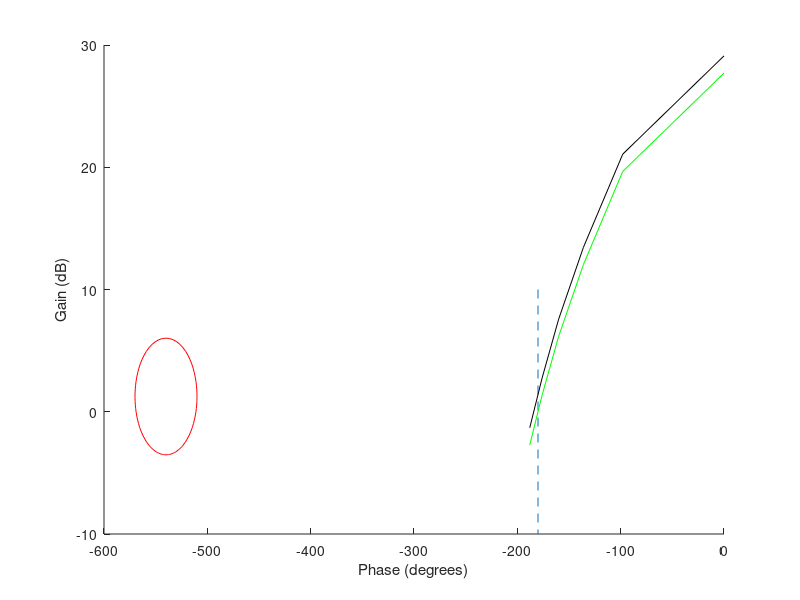
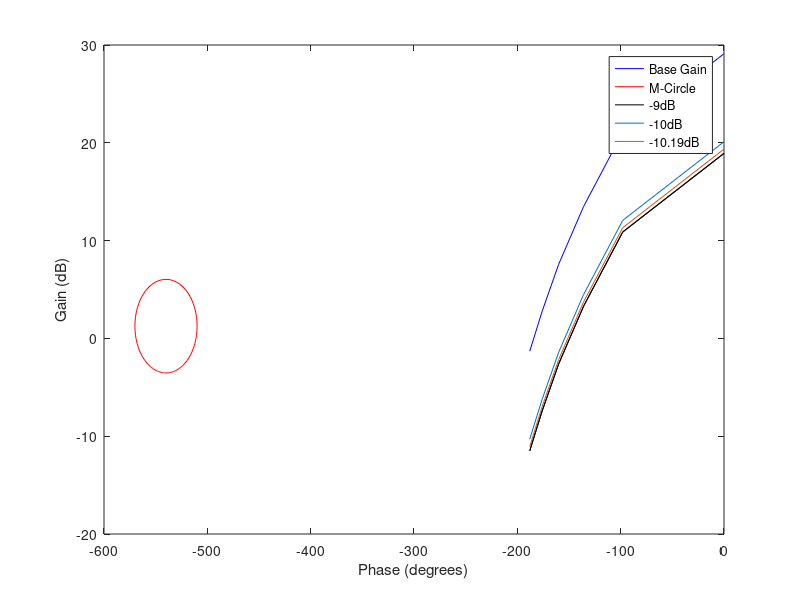
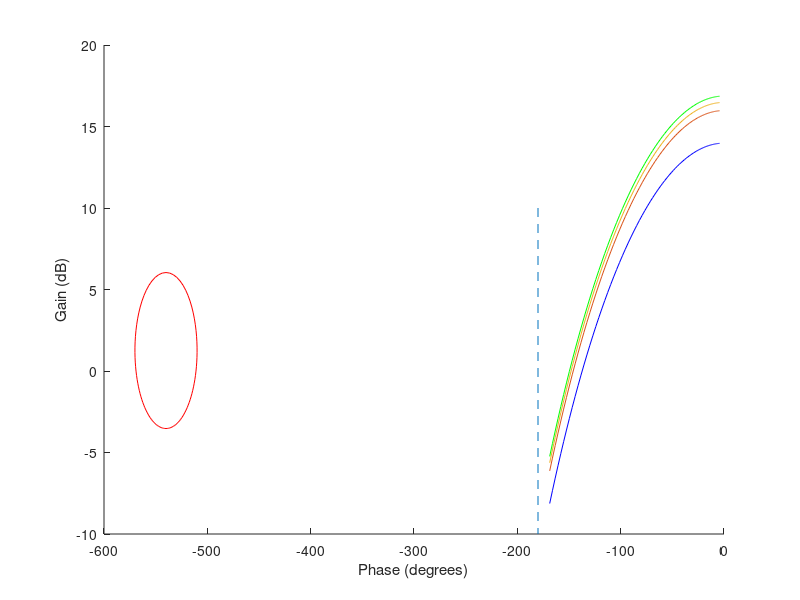
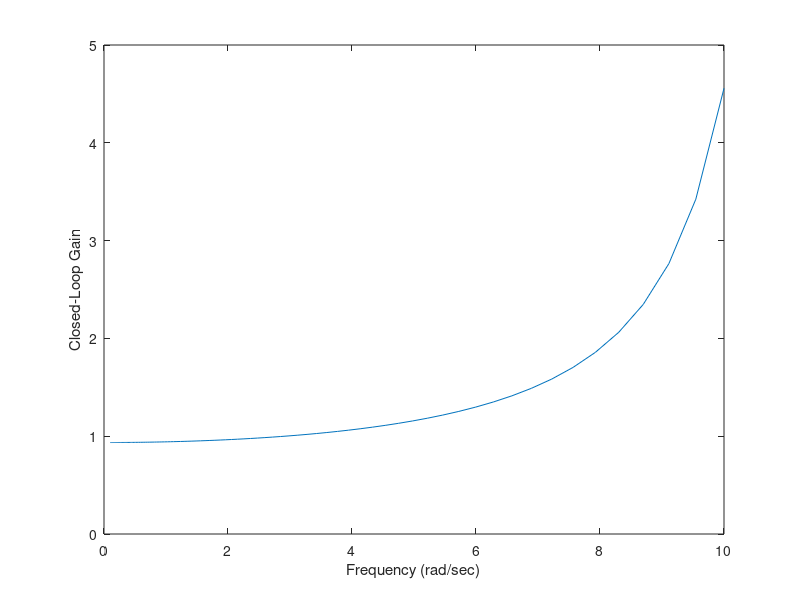

Reproduce these figures in MATLAB, in order.
%% Control System Homework 12 Problem 3

w = logspace(-1,1,100)';
s = j*w;
Gp = [0 -98 -136 -160 -176 -188];
Gm = [29.11 21.07 13.46 7.58 2.77 -1.31];

% M-Circle
phase = [0:0.01:1]' * 2*pi;
Mcl = 2 * exp(j*phase);
Mol = Mcl ./ (1 - Mcl);
Mp = unwrap(angle(Mol))*180/pi - 360;
Mm = 20*log10(abs(Mol));
hold on
plot([-180 -180],[10,-10],'--');
plot(Gp,Gm,'k',Mp,Mm,'r');
plot(Gp,Gm - 1.41,'g');
hold off
xlabel('Phase (degrees)');
ylabel('Gain (dB)');

%Stability gain range k < -1.41
k3 = -1.41 


%Plot Mm = +6dB portion
M6 = (10^(6/20))*exp(j*phase);
M6ol = M6 ./ (1 - M6);
M6p = unwrap(angle(M6ol))*180/pi - 360;
M6m = 20*log10(abs(M6ol));

figure;
plot(Gp,Gm,'b',M6p,M6m,'r');
hold on
plot(Gp,Gm - 10.19,'k');
plot(Gp,Gm - 9);
plot(Gp,Gm - 9.75);
plot(Gp,Gm - 10.19,'k');
hold off
xlabel('Phase (degrees)');
ylabel('Gain (dB)');
legend('Base Gain','M-Circle','-9dB','-10dB','-10.19dB');
k6 = 10.19;

%% Control Systems Homework 12 Problem 4

w4 = logspace(-1,1,100)';
s4 = j*w4;
Gw4 = 1000 ./ ((s4+2) .* (s4+5) .* (s4+20));
Gwp4 = unwrap(angle(Gw4))*180/pi;
Gwm4 = 20*log10(abs(Gw4));
% M-Circle Mm = 6
phase4 = [0:0.01:1]' * 2*pi;
Mcl4 = (10^(6/20))*exp(j*phase);
Mol4 = Mcl4 ./ (1 - Mcl4);
Mp4 = unwrap(angle(Mol4))*180/pi - 360;
Mm4 = 20*log10(abs(Mol4));
figure;
hold on
plot(Gwp4,Gwm4,'b',Mp4,Mm4,'r');
plot([-180 -180],[10,-10],'--');
plot(Gwp4,Gwm4 + 2, Gwp4, Gwm4 + 2.5);
plot(Gwp4,Gwm4 + 2.89,'g');
hold off
xlabel('Phase (degrees)');
ylabel('Gain (dB)')

k4 = 2.89
Gw4_cl = Gw4*k4 ./ (1 + Gw4*k4) ;
figure
plot(w,abs(Gw4_cl));
xlabel('Frequency (rad/sec)');
ylabel('Closed-Loop Gain');

%% Control Systems Homework 12 Problem 5

w4 = logspace(-1,1,100)';
s4 = j*w4;
Gw4 = 1000 * exp(-0.2.*s) ./ ((s4+2) .* (s4+5) .* (s4+20));
Gwp4 = unwrap(angle(Gw4))*180/pi;
Gwm4 = 20*log10(abs(Gw4));
% M-Circle Mm = 6
phase4 = [0:0.01:1]' * 2*pi;
Mcl4 = (10^(6/20))*exp(j*phase);
Mol4 = Mcl4 ./ (1 - Mcl4);
Mp4 = unwrap(angle(Mol4))*180/pi - 360;
Mm4 = 20*log10(abs(Mol4));
figure;
hold on
plot(Gwp4,Gwm4,'b',Mp4,Mm4,'r');
plot([-180 -180],[10,-10],'--');
plot(Gwp4,Gwm4 - 5, Gwp4, Gwm4 - 6);
plot(Gwp4,Gwm4 - 6.99,'g');
hold off
xlabel('Phase (degrees)');
ylabel('Gain (dB)')

k4 = 2.89
Gw4_cl = Gw4*k4 ./ (1 + Gw4*k4) ;
figure
plot(w,abs(Gw4_cl));
xlabel('Frequency (rad/sec)');
ylabel('Closed-Loop Gain');

%% Control Systems Homework 12 Problem 6
figure;
% Nyquist Diagram
phase = [0:0.001:1]' * 2 * pi;
% Closed-Loop Gain (Mm)
M6 = (10^(6/20))*exp(j*phase);
% corresponding open-loop gain (M-circles)
M6ol = M6 ./ (1 - M6);
plot(real([M6ol]),imag([M6ol]),'r')
xlabel('real');
ylabel('imag');
title('Nyquist Diagram');
% Add G(jw) ontop
w = [1:0.01:20]';
s = j*w;
k6 = 1;
Gw6 = k6* 1000 ./ ( (s+2) .* (s+5) .* (s+20) );
hold on
plot(real(Gw6),imag(Gw6),'b');
plot([-1 -.5],[0,-.5],'k');
plot([-1.5 -.5],[0,-1],'k');
plot([-2, -.5],[0,-1.5],'k');
hold off

%% Control Systems Homework 12 Problem 7

phase = [0:0.001:1]' * 2 * pi;
% Closed-Loop Gain (Mm)
M6 = (10^(6/20))*exp(j*phase);
% corresponding open-loop gain (M-circles)
M6ol = ( M6 ./ (1 - M6) ) .^ (-1);
line6 = line([-4,0],[0,0]);
figure;
plot(real(M6ol),imag(M6ol),'r')
xlabel('real');
ylabel('imag');
title('Inverse Nyquist Diagram');

% Add G(jw) ontop
w = [1:0.01:20]';
s = j*w;
Gw7 = 1000 ./ ( (s+2) .* (s+5) .* (s+20) );
hold on
plot(real(Gw7 .^ (-1)),imag(Gw7 .^ (-1)),'b');
line([-4,0],[0,0]);
hold off